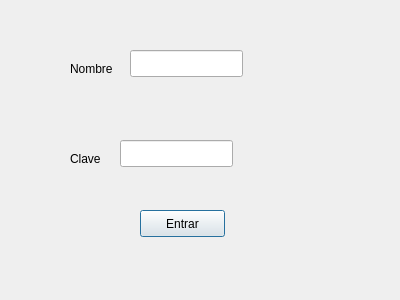
<?xml version="1.0" encoding="UTF-8"?>
<ui version="4.0">
 <class>login</class>
 <widget class="QDialog" name="login">
  <property name="geometry">
   <rect>
    <x>0</x>
    <y>0</y>
    <width>400</width>
    <height>300</height>
   </rect>
  </property>
  <property name="windowTitle">
   <string>login</string>
  </property>
  <widget class="QLabel" name="nombrelogin">
   <property name="geometry">
    <rect>
     <x>70</x>
     <y>60</y>
     <width>54</width>
     <height>17</height>
    </rect>
   </property>
   <property name="text">
    <string>Nombre</string>
   </property>
  </widget>
  <widget class="QLabel" name="clavelogin">
   <property name="geometry">
    <rect>
     <x>70</x>
     <y>150</y>
     <width>54</width>
     <height>17</height>
    </rect>
   </property>
   <property name="text">
    <string>Clave</string>
   </property>
  </widget>
  <widget class="QLineEdit" name="nombre">
   <property name="geometry">
    <rect>
     <x>130</x>
     <y>50</y>
     <width>113</width>
     <height>27</height>
    </rect>
   </property>
  </widget>
  <widget class="QLineEdit" name="clave">
   <property name="geometry">
    <rect>
     <x>120</x>
     <y>140</y>
     <width>113</width>
     <height>27</height>
    </rect>
   </property>
  </widget>
  <widget class="QPushButton" name="botonlogin">
   <property name="geometry">
    <rect>
     <x>140</x>
     <y>210</y>
     <width>85</width>
     <height>27</height>
    </rect>
   </property>
   <property name="text">
    <string>Entrar</string>
   </property>
  </widget>
 </widget>
 <layoutdefault spacing="6" margin="11"/>
 <resources/>
 <connections/>
</ui>
